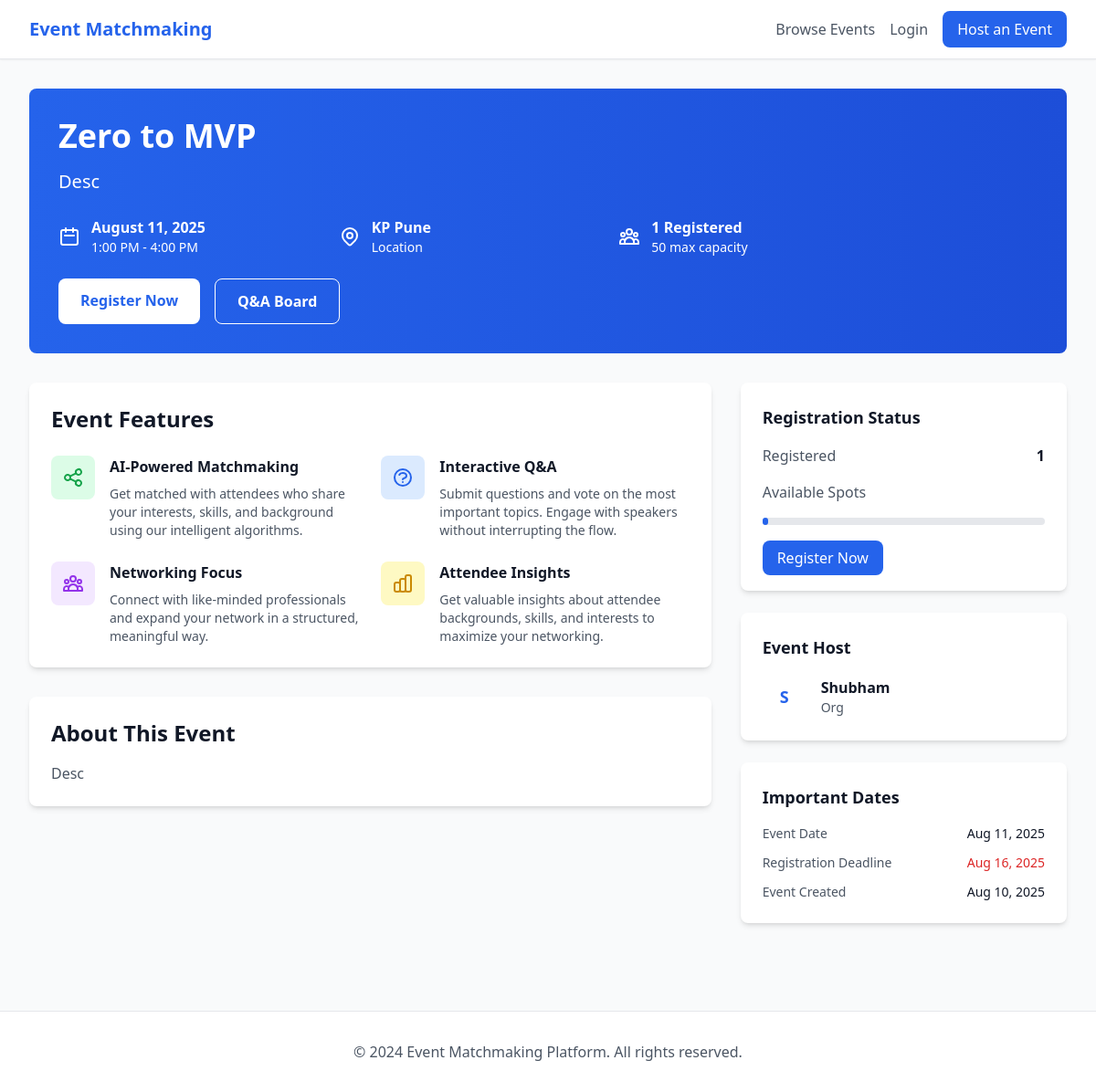
The app's page /events/1/ with its own data.
### events/models.py (models this page shows, shortened)
class Event(models.Model):
    STATUS_CHOICES = [
        ('draft', 'Draft'),
        ('published', 'Published'),
        ('ongoing', 'Ongoing'),
        ('completed', 'Completed'),
        ('cancelled', 'Cancelled'),
    ]
    host = models.ForeignKey(Host, on_delete=models.CASCADE, related_name='events')
    title = models.CharField(max_length=255)
    description = models.TextField()
    date = models.DateTimeField()
    end_date = models.DateTimeField(null=True, blank=True)
    location = models.CharField(max_length=255, blank=True)
    max_participants = models.IntegerField(null=True, blank=True)
    status = models.CharField(max_length=20, choices=STATUS_CHOICES, default='draft')
    template = models.ForeignKey(EventTemplate, on_delete=models.SET_NULL, null=True, blank=True)
    qr_code = models.ImageField(upload_to='qr_codes/', blank=True)
    registration_deadline = models.DateTimeField(null=True, blank=True)
    allow_waitlist = models.BooleanField(default=True)
    enable_qa = models.BooleanField(default=True)
    enable_matchmaking = models.BooleanField(default=True)
    created_at = models.DateTimeField(auto_now_add=True)
    updated_at = models.DateTimeField(auto_now=True)
    class Meta:
        ordering = ['-created_at']
    @property
    def participant_count(self):
        return self.participants.filter(status='registered').count()
    @property
    def waitlist_count(self):
        return self.participants.filter(status='waitlisted').count()

class Host(models.Model):
    user = models.OneToOneField(User, on_delete=models.CASCADE, related_name='host_profile')
    name = models.CharField(max_length=128)
    email = models.EmailField(unique=True)
    phone = models.CharField(max_length=20, blank=True)
    organization = models.CharField(max_length=255, blank=True)
    created_at = models.DateTimeField(auto_now_add=True)
    updated_at = models.DateTimeField(auto_now=True)

### events/views.py (the view)
# urls.py: path('events/<int:event_id>/', views.event_public_detail, name='event_public_detail'),
def event_public_detail(request, event_id):
    event = get_object_or_404(Event, id=event_id, status='published')
    context = {
        'event': event
    }
    return render(request, 'events/event_public_detail.html', context)

### templates/events/event_public_detail.html (shortened to what this page needs)
{% extends 'base.html' %}
{% block content %}
<div class="max-w-7xl mx-auto px-4 sm:px-6 lg:px-8 py-8">
    <div class="bg-gradient-to-r from-primary-600 to-primary-700 text-white rounded-lg p-8 mb-8">
        <div class="max-w-4xl">
            <h1 class="text-4xl font-bold mb-4">{{ event.title }}</h1>
            <p class="text-xl text-primary-100 mb-6">{{ event.description }}</p>
            <div class="grid grid-cols-1 md:grid-cols-3 gap-6 mb-6">
                <div class="flex items-center">
                    <svg class="w-6 h-6 mr-3" fill="none" stroke="currentColor" viewBox="0 0 24 24">
                        <path stroke-linecap="round" stroke-linejoin="round" stroke-width="2" d="M8 7V3m8 4V3m-9 8h10M5 21h14a2 2 0 002-2V7a2 2 0 00-2-2H5a2 2 0 00-2 2v12a2 2 0 002 2z"></path>
                    </svg>
                    <div>
                        <p class="font-semibold">{{ event.date|date:"F j, Y" }}</p>
                        <p class="text-sm text-primary-200">{{ event.date|date:"g:i A" }}{% if event.end_date %} - {{ event.end_date|date:"g:i A" }}{% endif %}</p>
                    </div>
                </div>
                {% if event.location %}
                <div class="flex items-center">
                    <div>
                        <p class="font-semibold">{{ event.location }}</p>
                        <p class="text-sm text-primary-200">Location</p>
                    </div>
                </div>
                {% endif %}
                <div class="flex items-center">
                    <div>
                        <p class="font-semibold">{{ event.participant_count }} Registered</p>
                        <p class="text-sm text-primary-200">{% if event.max_participants %}{{ event.max_participants }} max capacity{% else %}Unlimited capacity{% endif %}</p>
                    </div>
                </div>
            </div>
            <div class="flex space-x-4">
                <a href="{% url 'event_registration' event.id %}" class="bg-white text-primary-600 px-6 py-3 rounded-lg font-semibold hover:bg-gray-100 transition-colors">
                    Register Now
                </a>
                {% if event.enable_qa %}
                <a href="{% url 'event_qa' event.id %}" class="border border-white text-white px-6 py-3 rounded-lg font-semibold hover:bg-white hover:text-primary-600 transition-colors">
                    Q&A Board
                </a>
                {% endif %}
            </div>
        </div>
    </div>
    <div class="grid grid-cols-1 lg:grid-cols-3 gap-8">
        <div class="lg:col-span-2">
            <div class="card mb-8">
                <h2 class="text-2xl font-semibold text-gray-900 mb-6">Event Features</h2>
                <div class="grid grid-cols-1 md:grid-cols-2 gap-6">
                    {% if event.enable_matchmaking %}
                    <div class="flex items-start">
                        <div class="flex-shrink-0 w-12 h-12 bg-green-100 rounded-lg flex items-center justify-center mr-4">
                        </div>
                        <div>
                            <h3 class="font-semibold text-gray-900 mb-2">AI-Powered Matchmaking</h3>
                            <p class="text-gray-600 text-sm">Get matched with attendees who share your interests, skills, and background using our intelligent algorithms.</p>
                        </div>
                    </div>
                    {% endif %}
                    {% if event.enable_qa %}
                    <div class="flex items-start">
                        <div class="flex-shrink-0 w-12 h-12 bg-blue-100 rounded-lg flex items-center justify-center mr-4">
                        </div>
                        <div>
                            <h3 class="font-semibold text-gray-900 mb-2">Interactive Q&A</h3>
                            <p class="text-gray-600 text-sm">Submit questions and vote on the most important topics. Engage with speakers without interrupting the flow.</p>
                        </div>
                    </div>
                    {% endif %}
                    <div class="flex items-start">
                        <div class="flex-shrink-0 w-12 h-12 bg-purple-100 rounded-lg flex items-center justify-center mr-4">
                        </div>
                        <div>
                            <h3 class="font-semibold text-gray-900 mb-2">Networking Focus</h3>
                            <p class="text-gray-600 text-sm">Connect with like-minded professionals and expand your network in a structured, meaningful way.</p>
                        </div>
                    </div>
                    <div class="flex items-start">
                        <div class="flex-shrink-0 w-12 h-12 bg-yellow-100 rounded-lg flex items-center justify-center mr-4">
                        </div>
                        <div>
                            <h3 class="font-semibold text-gray-900 mb-2">Attendee Insights</h3>
                            <p class="text-gray-600 text-sm">Get valuable insights about attendee backgrounds, skills, and interests to maximize your networking.</p>
                        </div>
                    </div>
                </div>
            </div>
            {% if event.description %}
            <div class="card">
                <h2 class="text-2xl font-semibold text-gray-900 mb-4">About This Event</h2>
                <div class="prose max-w-none text-gray-600">
                    <p>{{ event.description }}</p>
                </div>
            </div>
            {% endif %}
        </div>
        <div class="lg:col-span-1">
            <div class="card mb-6">
                <h3 class="text-lg font-semibold text-gray-900 mb-4">Registration Status</h3>
                <div class="space-y-4">
                    <div class="flex justify-between items-center">
                        <span class="text-gray-600">Registered</span>
                        <span class="font-semibold text-gray-900">{{ event.participant_count }}</span>
                    </div>
                    {% if event.max_participants %}
                    <div class="flex justify-between items-center">
                        <span class="text-gray-600">Available Spots</span>
                    </div>
                    <div class="w-full bg-gray-200 rounded-full h-2">
                        <div class="bg-primary-600 h-2 rounded-full" style="width: {% widthratio event.participant_count event.max_participants 100 %}%"></div>
                    </div>
                    {% endif %}
                </div>
                <div class="mt-6">
                    <a href="{% url 'event_registration' event.id %}" class="w-full btn btn-primary text-center">
                        {% if event.max_participants and event.participant_count >= event.max_participants %}
                            {% if event.allow_waitlist %}Join Waitlist{% else %}Event Full{% endif %}
                        {% else %}
                            Register Now
                        {% endif %}
                    </a>
                </div>
            </div>
            {% if event.host %}
            <div class="card mb-6">
                <h3 class="text-lg font-semibold text-gray-900 mb-4">Event Host</h3>
                <div class="flex items-center">
                    <div class="w-12 h-12 bg-primary-100 rounded-full flex items-center justify-center mr-4">
                        <span class="text-lg font-semibold text-primary-600">
                            {{ event.host.name|first|upper }}
                        </span>
                    </div>
                    <div>
                        <h4 class="font-semibold text-gray-900">{{ event.host.name }}</h4>
                        {% if event.host.organization %}
                        <p class="text-sm text-gray-600">{{ event.host.organization }}</p>
                        {% endif %}
                    </div>
                </div>
            </div>
            {% endif %}
            <div class="card">
                <h3 class="text-lg font-semibold text-gray-900 mb-4">Important Dates</h3>
                <div class="space-y-3 text-sm">
                    <div class="flex justify-between">
                        <span class="text-gray-600">Event Date</span>
                        <span class="font-medium text-gray-900">{{ event.date|date:"M j, Y" }}</span>
                    </div>
                    {% if event.registration_deadline %}
                    <div class="flex justify-between">
                        <span class="text-gray-600">Registration Deadline</span>
                        <span class="font-medium text-red-600">{{ event.registration_deadline|date:"M j, Y" }}</span>
                    </div>
                    {% endif %}
                    <div class="flex justify-between">
                        <span class="text-gray-600">Event Created</span>
                        <span class="font-medium text-gray-900">{{ event.created_at|date:"M j, Y" }}</span>
                    </div>
                </div>
            </div>
        </div>
    </div>
</div>
{% endblock %}

### records on screen
Event: title "Zero to MVP", description "Desc", date "August 11, 2025", date "1:00 PM", end_date "4:00 PM", location "KP Pune", participant_count "1", max_participants "50", host.name|first "S", host.name "Shubham", host.organization "Org", date "Aug 11, 2025", registration_deadline "Aug 16, 2025", created_at "Aug 10, 2025"
